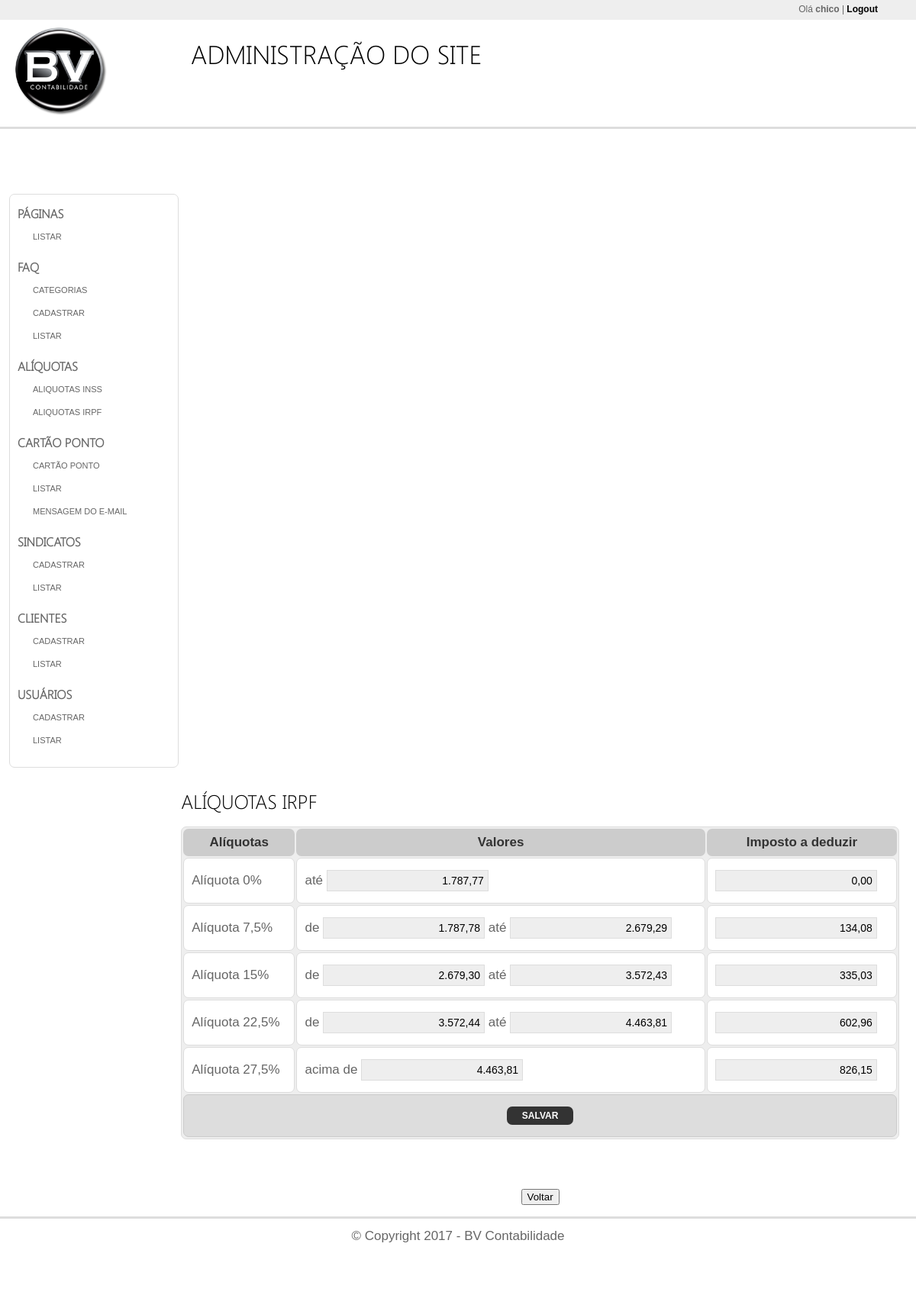
Screenshot of /admin/index.php?pag=cad_aliquota_irpf (signed in) with the database file from the repository.
### tables this page shows
CREATE TABLE IF NOT EXISTS `aliquotas_irpf` (
  `id` int(10) NOT NULL AUTO_INCREMENT,
  `aliquota0` varchar(255) DEFAULT NULL,
  `aliquota7_5` varchar(255) DEFAULT NULL,
  `aliquota15` varchar(255) DEFAULT NULL,
  `aliquota22_5` varchar(255) DEFAULT NULL,
  `aliquota27_5` varchar(255) DEFAULT NULL,
  PRIMARY KEY (`id`)
);

### admin/paginas/aliquotas/cad_aliquota_irpf.php (the view, shortened to what this page needs)
<?php
$sql = mysql_query("SELECT * FROM aliquotas_irpf");
$reg = mysql_fetch_array($sql);
$aliquota0 = explode("|",$reg['aliquota0']);
$aliquota0_de = $aliquota0[0];
$aliquota0_desconto = $aliquota0[1];
$aliquota7_5 = explode("|",$reg['aliquota7_5']);
$aliquota7_5_de = $aliquota7_5[0];
$aliquota7_5_ate = $aliquota7_5[1];
$aliquota7_5_desconto = $aliquota7_5[2];
$aliquota15 = explode("|",$reg['aliquota15']);
$aliquota15_de = $aliquota15[0];
$aliquota15_ate = $aliquota15[1];
$aliquota15_desconto = $aliquota15[2];
$aliquota22_5 = explode("|",$reg['aliquota22_5']);
$aliquota22_5_de = $aliquota22_5[0];
$aliquota22_5_ate = $aliquota22_5[1];
$aliquota22_5_desconto = $aliquota22_5[2];
$aliquota27_5 = explode("|",$reg['aliquota27_5']);
$aliquota27_5_de = $aliquota27_5[0];
$aliquota27_5_desconto = $aliquota27_5[1];
?>
<form action="paginas/aliquotas/acoes.php?op=novoirpf" method="post" id="formcadastro">
<table cellpadding="0" cellspacing="2" width="100%" class="tblcadastro">
		<tr>
        	<th>Al&iacute;quotas</th>
            <th>Valores</th>
            <th>Imposto a deduzir</th>
        </tr>
        <tr>
        	<td>Al&iacute;quota 0%</td>
            <td>at&eacute; <input type="text" name="aliquota0-cond[0]" class="inputbox valor required" value="<?php echo number_format(@$aliquota0_de,2,",",".")?>" style="width: 200px; text-align: right;" />
            </td>
            <td><input type="text" name="aliquota0-cond[1]" class="inputbox valor required" value="<?php echo number_format(@$aliquota0_desconto,2,",",".")?>" style="width: 200px; text-align: right;" />
            </td>
      	</tr>
        <tr>
        	<td>Al&iacute;quota 7,5%</td>
            <td>de <input type="text" name="aliquota7_5-cond[0]" class="inputbox valor required" value="<?php echo number_format(@$aliquota7_5_de,2,",",".")?>" style="width: 200px; text-align: right;" /> at&eacute; <input type="text" name="aliquota7_5-cond[1]" class="inputbox valor required" value="<?php echo number_format(@$aliquota7_5_ate,2,",",".");?>" style="width: 200px; text-align: right;" />
            </td>
            <td><input type="text" name="aliquota7_5-cond[2]" class="inputbox valor required" value="<?php echo number_format(@$aliquota7_5_desconto,2,",",".")?>" style="width: 200px; text-align: right;" />
            </td>
      	</tr>
        <tr>
        	<td>Al&iacute;quota 15%</td>
            <td>de <input type="text" name="aliquota15-cond[0]" class="inputbox valor required" value="<?php echo number_format(@$aliquota15_de,2,",",".")?>" style="width: 200px; text-align: right;" /> at&eacute; <input type="text" name="aliquota15-cond[1]" class="inputbox valor required" value="<?php echo number_format(@$aliquota15_ate,2,",",".");?>" style="width: 200px; text-align: right;" />
            </td>
            <td><input type="text" name="aliquota15-cond[2]" class="inputbox valor required" value="<?php echo number_format(@$aliquota15_desconto,2,",",".")?>" style="width: 200px; text-align: right;" />
            </td>
      	</tr>
        <tr>
        	<td>Al&iacute;quota 22,5%</td>
            <td>de <input type="text" name="aliquota22_5-cond[0]" class="inputbox valor required" value="<?php echo number_format(@$aliquota22_5_de,2,",",".")?>" style="width: 200px; text-align: right;" /> at&eacute; <input type="text" name="aliquota22_5-cond[1]" class="inputbox valor required" value="<?php echo number_format(@$aliquota22_5_ate,2,",",".");?>" style="width: 200px; text-align: right;" />
            </td>
            <td><input type="text" name="aliquota22_5-cond[2]" class="inputbox valor required" value="<?php echo number_format(@$aliquota22_5_desconto,2,",",".")?>" style="width: 200px; text-align: right;" />
            </td>
      	</tr>
        <tr>
        	<td>Al&iacute;quota 27,5%</td>
            <td>acima de <input type="text" name="aliquota27_5-cond[0]" class="inputbox valor required" value="<?php echo number_format(@$aliquota27_5_de,2,",",".");?>" style="width: 200px; text-align: right;" />
            </td>
            <td><input type="text" name="aliquota27_5-cond[1]" class="inputbox valor required" value="<?php echo number_format($aliquota27_5_desconto,2,",",".");?>" style="width: 200px; text-align: right;" />
            </td>
      	</tr>
        <tr>
    		<td colspan="3" class="salvar"><input type="submit" value="Salvar" class="button" /></td>
        </tr>
</table>
</form>

### admin/estilos.css (style rules this page uses)
body { font-family: Arial, Helvetica, sans-serif; font-size: 17px; line-height: 150%; margin: 0; padding: 0; color: #666; }
.inputbox { border: 1px solid #DDD; padding: 5px; font-size: 14px; font-family: Arial, Helvetica, sans-serif; background: #EEE; margin: 5px 0; }
.button { font-size: 12px; font-family: Arial, Helvetica, sans-serif; padding: 5px 20px; margin: 5px; cursor: pointer; font-weight: bold; text-transform: uppercase; background: #333; color: #FFF; border: none; -webkit-border-radius: 7px 7px 7px 7px; -moz-border-radius: 7px 7px 7px 7px; -khtml-border-radius: 7px 7px 7px 7px; border-radius: 7px 7px 7px 7px; }
.tblcadastro { clear: both; margin: 10px auto; width: 100%; border: 1px solid #DDD; -webkit-border-radius: 7px 7px 7px 7px; -moz-border-radius: 7px 7px 7px 7px; -khtml-border-radius: 7px 7px 7px 7px; border-radius: 7px 7px 7px 7px; background: #EEE; }
.tblcadastro th { background: #CCC; color: #333; padding: 5px; -webkit-border-radius: 7px 7px 7px 7px; -moz-border-radius: 7px 7px 7px 7px; -khtml-border-radius: 7px 7px 7px 7px; border-radius: 7px 7px 7px 7px; }
.tblcadastro td { border: 1px solid #DDD; padding: 10px; -webkit-border-radius: 7px 7px 7px 7px; -moz-border-radius: 7px 7px 7px 7px; -khtml-border-radius: 7px 7px 7px 7px; border-radius: 7px 7px 7px 7px; background: #FFF; }
td.salvar { background: #DDD; text-align: center; border: 1px solid #CCC; }

### rows the page displays
aliquotas_irpf: aliquota0 "1.787,77", aliquota0 "0,00", aliquota7_5 "1.787,78", aliquota7_5 "2.679,29", aliquota7_5 "134,08", aliquota15 "2.679,30", aliquota15 "3.572,43", aliquota15 "335,03", aliquota22_5 "3.572,44", aliquota22_5 "4.463,81", aliquota22_5 "602,96", aliquota27_5 "4.463,81", aliquota27_5 "826,15"

### other values shown
$tit "ALÍQUOTAS IRPF"
